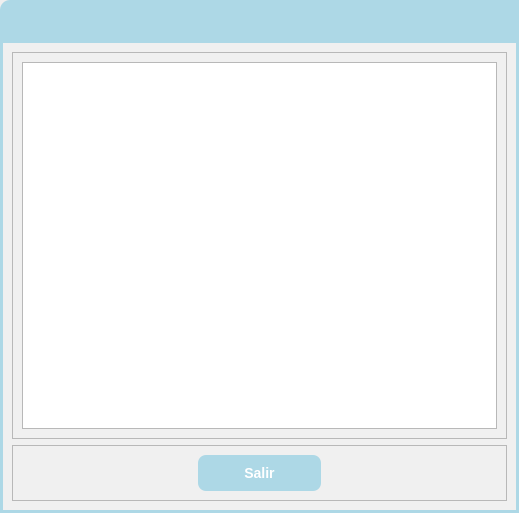
<?xml version="1.0" encoding="UTF-8"?>
<ui version="4.0">
 <class>Dialog</class>
 <widget class="QDialog" name="Dialog">
  <property name="geometry">
   <rect>
    <x>0</x>
    <y>0</y>
    <width>519</width>
    <height>513</height>
   </rect>
  </property>
  <property name="windowTitle">
   <string>Dialog</string>
  </property>
  <layout class="QVBoxLayout" name="verticalLayout">
   <property name="spacing">
    <number>0</number>
   </property>
   <property name="leftMargin">
    <number>0</number>
   </property>
   <property name="topMargin">
    <number>0</number>
   </property>
   <property name="rightMargin">
    <number>0</number>
   </property>
   <property name="bottomMargin">
    <number>0</number>
   </property>
   <item>
    <widget class="QFrame" name="menuBar_frame_2">
     <property name="minimumSize">
      <size>
       <width>0</width>
       <height>40</height>
      </size>
     </property>
     <property name="maximumSize">
      <size>
       <width>16777215</width>
       <height>40</height>
      </size>
     </property>
     <property name="styleSheet">
      <string notr="true">QFrame#menuBar_frame_2{
background-color: rgb(173, 216, 230);
border-top-left-radius: 10px;
}
</string>
     </property>
     <property name="frameShape">
      <enum>QFrame::StyledPanel</enum>
     </property>
     <property name="frameShadow">
      <enum>QFrame::Raised</enum>
     </property>
     <layout class="QHBoxLayout" name="horizontalLayout_5">
      <property name="spacing">
       <number>6</number>
      </property>
      <property name="leftMargin">
       <number>9</number>
      </property>
      <property name="topMargin">
       <number>11</number>
      </property>
      <property name="rightMargin">
       <number>15</number>
      </property>
      <property name="bottomMargin">
       <number>0</number>
      </property>
     </layout>
    </widget>
   </item>
   <item>
    <widget class="QFrame" name="central_frame">
     <property name="styleSheet">
      <string notr="true">QFrame#central_frame{
	border: 3px solid rgb(173, 216, 230); /* Bordes gruesos de color RGB(173, 216, 230) */
    background-color: rgb(240, 240, 240)
}
/* Estilo para QListWidget */
QListWidget {
    font-size: 14px;
    color: rgb(50, 50, 50);
    background-color: rgb(240, 240, 240);
    border: 2px solid rgb(173, 216, 230);
    border-radius: 5px;
    padding: 8px;
    min-width: 150px; /* Ancho mínimo para asegurar que se vean los elementos */
}

/* Efecto al pasar el mouse sobre un elemento en QListWidget */
QListWidget::item:hover {
    background-color: rgb(200, 220, 240);
}

/* Efecto al seleccionar un elemento en QListWidget */
QListWidget::item:selected {
    background-color: rgb(150, 200, 220);
    color: white;
}

/* Estilo para QLabel */
QLabel {
    font-size: 16px;
    font-weight: bold;
    color: rgb(50, 50, 50);
    background-color: rgb(240, 240, 240);
    padding: 10px;
}

/* Estilo para QPushButton */
QPushButton {
    font-size: 14px;
    font-weight: bold;
    color: white;
    background-color: rgb(173, 216, 230);
    border: none;
    border-radius: 8px;
    padding: 10px 20px;
}

/* Efecto al pasar el mouse sobre el botón */
QPushButton:hover {
    background-color: rgb(150, 200, 220);
}

/* Efecto al presionar el botón */
QPushButton:pressed {
    background-color: rgb(130, 180, 200);
}
/* Estilo para QLineEdit */
QLineEdit {
    font-size: 14px;
    color: rgb(50, 50, 50);
    background-color: rgb(240, 240, 240);
    border: 2px solid rgb(173, 216, 230);
    border-radius: 5px;
    padding: 8px;
}

/* Efecto al pasar el mouse sobre el QLineEdit */
QLineEdit:hover {
    border: 2px solid rgb(150, 200, 220);
}

/* Efecto al estar enfocado en el QLineEdit */
QLineEdit:focus {
    border: 2px solid rgb(50, 150, 220);
}
/* Estilo para QComboBox */
QComboBox {
    font-size: 14px;
    color: rgb(50, 50, 50);
    background-color: rgb(240, 240, 240);
    border: 2px solid rgb(173, 216, 230);
    border-radius: 5px;
    padding: 8px;
}

/* Estilo para el desplegable del QComboBox */
QComboBox::drop-down {
    background-color: rgb(220, 220, 220);
    border: none;
    border-radius: 5px;
}

/* Efecto al pasar el mouse sobre el QComboBox */
QComboBox:hover {
    border: 2px solid rgb(150, 200, 220);
}

</string>
     </property>
     <property name="frameShape">
      <enum>QFrame::StyledPanel</enum>
     </property>
     <property name="frameShadow">
      <enum>QFrame::Raised</enum>
     </property>
     <layout class="QGridLayout" name="gridLayout_2">
      <item row="1" column="0">
       <widget class="QFrame" name="buttons_frame">
        <property name="minimumSize">
         <size>
          <width>304</width>
          <height>0</height>
         </size>
        </property>
        <property name="frameShape">
         <enum>QFrame::StyledPanel</enum>
        </property>
        <property name="frameShadow">
         <enum>QFrame::Raised</enum>
        </property>
        <layout class="QHBoxLayout" name="horizontalLayout">
         <item alignment="Qt::AlignHCenter">
          <widget class="QPushButton" name="cancel_pushButton">
           <property name="minimumSize">
            <size>
             <width>123</width>
             <height>0</height>
            </size>
           </property>
           <property name="text">
            <string>Salir</string>
           </property>
          </widget>
         </item>
        </layout>
       </widget>
      </item>
      <item row="0" column="0">
       <widget class="QFrame" name="frame">
        <property name="frameShape">
         <enum>QFrame::StyledPanel</enum>
        </property>
        <property name="frameShadow">
         <enum>QFrame::Raised</enum>
        </property>
        <layout class="QGridLayout" name="gridLayout_4">
         <item row="0" column="0" colspan="2">
          <widget class="QListView" name="listView">
           <property name="styleSheet">
            <string notr="true">/* Estilo para QListWidget */
QListWidget {
    font-size: 14px;
    color: rgb(50, 50, 50);
    background-color: rgb(240, 240, 240);
    border: 2px solid rgb(173, 216, 230);
    border-radius: 5px;
    padding: 8px;
}

/* Efecto al pasar el mouse sobre un elemento en QListWidget */
QListWidget::item:hover {
    background-color: rgb(200, 220, 240);
}

/* Efecto al seleccionar un elemento en QListWidget */
QListWidget::item:selected {
    background-color: rgb(150, 200, 220);
    color: white;
}
</string>
           </property>
          </widget>
         </item>
        </layout>
       </widget>
      </item>
     </layout>
    </widget>
   </item>
  </layout>
 </widget>
 <resources>
  <include location="../icons.qrc"/>
  <include location="../icons.qrc"/>
 </resources>
 <connections/>
</ui>
